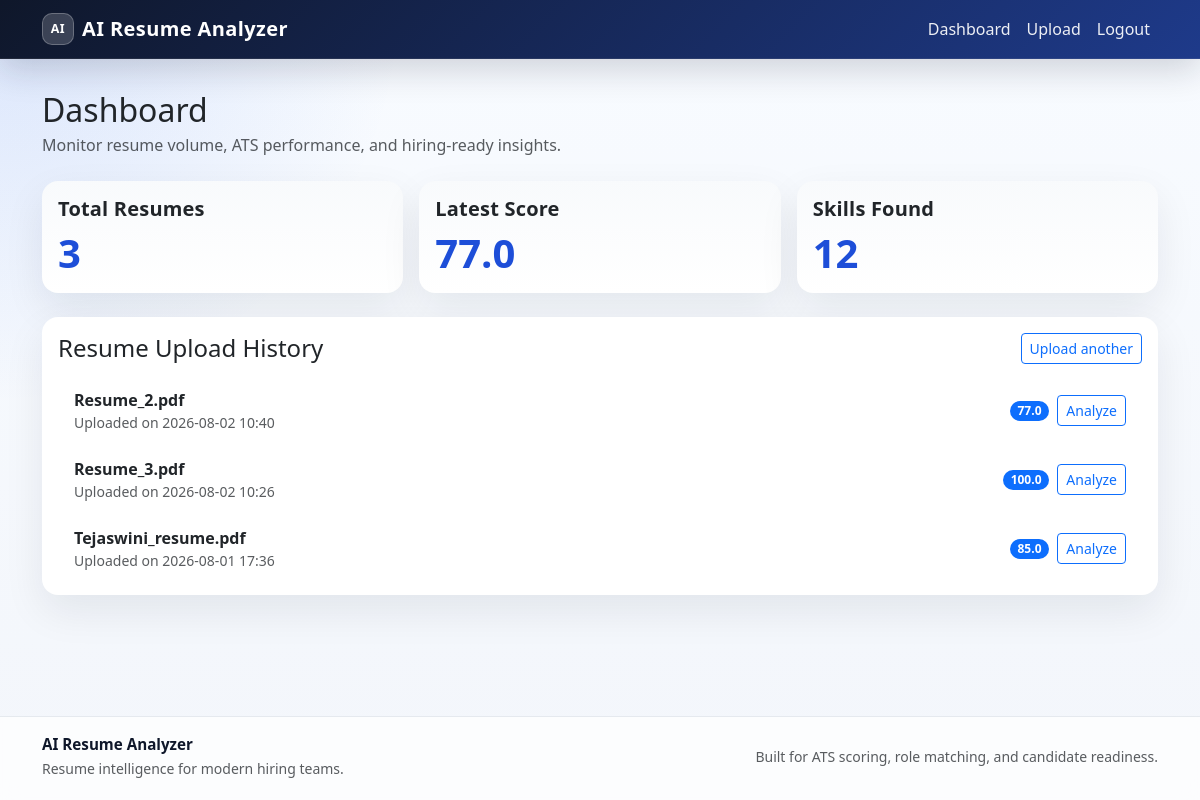
The page /dashboard/ (signed in) on the database its author committed.
### models/resume.py (models this page shows)
class Resume(db.Model):
    __tablename__ = "resumes"
    id = db.Column(db.Integer, primary_key=True)
    user_id = db.Column(db.Integer, db.ForeignKey("users.id"), nullable=False)
    filename = db.Column(db.String(255), nullable=False)
    file_path = db.Column(db.String(500), nullable=False)
    resume_text = db.Column(db.Text, nullable=True)
    name = db.Column(db.String(255), nullable=True)
    email = db.Column(db.String(255), nullable=True)
    phone = db.Column(db.String(120), nullable=True)
    skills = db.Column(db.Text, nullable=True)
    education = db.Column(db.Text, nullable=True)
    experience = db.Column(db.Text, nullable=True)
    projects = db.Column(db.Text, nullable=True)
    certifications = db.Column(db.Text, nullable=True)
    ats_score = db.Column(db.Float, default=0.0)
    upload_date = db.Column(db.DateTime, default=datetime.utcnow, nullable=False)

### routes/dashboard.py (the view)
@dashboard_bp.route("/")
@login_required
def dashboard():
    resumes = Resume.query.filter_by(user_id=current_user.id).order_by(Resume.upload_date.desc()).all()
    latest_resume = resumes[0] if resumes else None
    latest_score = latest_resume.ats_score if latest_resume else 0
    if latest_resume and latest_resume.skills:
        skills_found=len([
            skill.strip()
            for skill in latest_resume.skills.split(",")
            if skill.strip()
        ])
    else:
        skills_found=0
    return render_template(
        "dashboard.html",
        resumes=resumes,
        latest_score=latest_score,
        skills_found=skills_found,
        total_uploaded=len(resumes),
    )

### app.py (called while the page is built)
def create_app(config_name: str = "default") -> Flask:
    app = Flask(__name__)
    app.config.from_object(config[config_name])
    db.init_app(app)
    login_manager.init_app(app)
    csrf.init_app(app)
    with app.app_context():
        db.create_all()
    @login_manager.user_loader
    def load_user(user_id: str):
        return db.session.get(User, int(user_id))
    from routes.auth import auth_bp
    from routes.dashboard import dashboard_bp
    from routes.upload import upload_bp
    from routes.analysis import analysis_bp
    app.register_blueprint(auth_bp)
    app.register_blueprint(dashboard_bp)
    app.register_blueprint(upload_bp)
    app.register_blueprint(analysis_bp)
    @app.route("/")
    def index():
        return render_template("index.html")
    return app

### templates/dashboard.html (shortened to what this page needs)
{% extends 'base.html' %}
{% block content %}
<div class="d-flex justify-content-between align-items-center mb-4 flex-wrap gap-2">
    <div>
        <h2 class="mb-1">Dashboard</h2>
        <p class="text-muted mb-0">Monitor resume volume, ATS performance, and hiring-ready insights.</p>
    </div>
</div>
<div class="row g-3 mb-4">
    <div class="col-md-4">
        <div class="card border-0 rounded-4 h-100 stat-card">
            <div class="card-body">
                <h5 class="card-title">Total Resumes</h5>
                <p class="display-6 mb-0">{{ total_uploaded }}</p>
            </div>
        </div>
    </div>
    <div class="col-md-4">
        <div class="card border-0 rounded-4 h-100 stat-card">
            <div class="card-body">
                <h5 class="card-title">Latest Score</h5>
                <p class="display-6 mb-0">{{ latest_score }}</p>
            </div>
        </div>
    </div>
    <div class="col-md-4">
        <div class="card border-0 rounded-4 h-100 stat-card">
            <div class="card-body">
                <h5 class="card-title">Skills Found</h5>
                <p class="display-6 mb-0">{{ skills_found }}</p>
            </div>
        </div>
    </div>
</div>
<div class="card border-0 rounded-4">
    <div class="card-body">
        <div class="d-flex justify-content-between align-items-center mb-3 flex-wrap gap-2">
            <h4 class="mb-0">Resume Upload History</h4>
            <a class="btn btn-sm btn-outline-primary" href="{{ url_for('upload.upload_resume') }}">Upload another</a>
        </div>
        {% if resumes %}
        <div class="list-group">
            {% for resume in resumes %}
            <div class="list-group-item d-flex justify-content-between align-items-center gap-3 rounded-3 border-0">
                <div>
                    <div class="fw-semibold">{{ resume.filename }}</div>
                    <div class="small text-muted">Uploaded on {{ resume.upload_date.strftime('%Y-%m-%d %H:%M') }}</div>
                </div>
                <div class="d-flex align-items-center gap-2">
                    <span class="badge bg-primary rounded-pill">{{ resume.ats_score }}</span>
                    <a class="btn btn-sm btn-outline-primary" href="{{ url_for('analysis.analysis', resume_id=resume.id) }}">Analyze</a>
                </div>
            </div>
            {% endfor %}
        </div>
        {% else %}
        <p class="text-muted mb-0">No resumes uploaded yet.</p>
        {% endif %}
    </div>
</div>
{% endblock %}

### templates/base.html (shortened to what this page needs)
<!DOCTYPE html>
<html lang="en">
<head>
    <link rel="stylesheet" href="{{ url_for('static', filename='css/styles.css') }}">
    <link href="https://cdn.jsdelivr.net/npm/bootstrap@5.3.3/dist/css/bootstrap.min.css" rel="stylesheet">
</head>
<body>
    <nav class="navbar navbar-expand-lg navbar-dark bg-primary">
        <div class="container">
            <a class="navbar-brand d-flex align-items-center gap-2" href="{{ url_for('index') }}">
                <span class="brand-mark">AI</span>
                <span>AI Resume Analyzer</span>
            </a>
            <div class="collapse navbar-collapse" id="mainNavbar">
                <ul class="navbar-nav ms-auto">
                    {% if current_user.is_authenticated %}
                    <li class="nav-item"><a class="nav-link" href="{{ url_for('dashboard.dashboard') }}">Dashboard</a></li>
                    <li class="nav-item"><a class="nav-link" href="{{ url_for('upload.upload_resume') }}">Upload</a></li>
                    <li class="nav-item"><a class="nav-link" href="{{ url_for('auth.logout') }}">Logout</a></li>
                    {% else %}
                    <li class="nav-item"><a class="nav-link" href="{{ url_for('auth.login') }}">Login</a></li>
                    <li class="nav-item"><a class="nav-link" href="{{ url_for('auth.register') }}">Register</a></li>
                    {% endif %}
                </ul>
            </div>
        </div>
    </nav>
    <main class="container py-4">
        {% block content %}{% endblock %}
    </main>
    <footer class="app-footer">
        <div class="container d-flex justify-content-between align-items-center flex-wrap gap-2">
            <div>
                <div class="footer-brand">AI Resume Analyzer</div>
                <small class="text-muted">Resume intelligence for modern hiring teams.</small>
            </div>
            <small class="text-muted">Built for ATS scoring, role matching, and candidate readiness.</small>
        </div>
    </footer>
</body>
</html>

### static/css/styles.css (style rules this page uses)
body { background: radial-gradient(circle at top left, rgba(37, 99, 235, 0.14), transparent 28%), linear-gradient(180deg, #f8fbff 0%, #f3f6fb 100%); color: #14213d; font-family: "Segoe UI", Roboto, Helvetica, Arial, sans-serif; min-height: 100vh; display: flex; flex-direction: column; }
.navbar { background: linear-gradient(135deg, #0f172a 0%, #1e3a8a 100%) !important; box-shadow: 0 10px 35px rgba(15, 23, 42, 0.18); border-bottom: 1px solid rgba(255, 255, 255, 0.08); }
.navbar-brand { letter-spacing: 0.02em; font-weight: 700; }
.brand-mark { display: inline-flex; align-items: center; justify-content: center; width: 2rem; height: 2rem; border-radius: 10px; background: rgba(255, 255, 255, 0.18); border: 1px solid rgba(255, 255, 255, 0.24); font-size: 0.78rem; font-weight: 800; }
.nav-link { color: rgba(255, 255, 255, 0.92) !important; font-weight: 500; }
main.container { padding-top: 2rem !important; padding-bottom: 3rem !important; flex: 1; }
.app-footer { padding: 1rem 0 1.25rem; border-top: 1px solid rgba(148, 163, 184, 0.22); background: rgba(255, 255, 255, 0.72); backdrop-filter: blur(10px); }
.footer-brand { font-size: 0.95rem; font-weight: 800; color: #0f172a; }
.card { border-radius: 20px; border: 1px solid rgba(148, 163, 184, 0.22); box-shadow: 0 16px 40px rgba(15, 23, 42, 0.08); background: rgba(255, 255, 255, 0.92); }
.card-body { padding: 1.35rem; }
.card-title { color: #0f172a; font-weight: 700; letter-spacing: 0.01em; }
.text-muted { color: #5b6474 !important; }
.stat-card { background: linear-gradient(180deg, rgba(248, 250, 252, 0.98), rgba(255, 255, 255, 0.96)); }
.stat-card .display-6 { color: #1d4ed8; font-weight: 800; }
.list-group-item { background: rgba(248, 250, 252, 0.7); border: 1px solid rgba(203, 213, 225, 0.78) !important; margin-bottom: 0.5rem; }
.list-group-item:last-child { margin-bottom: 0; }
.badge { font-size: 0.78rem; padding: 0.45rem 0.65rem; }
.btn-outline-primary { border-width: 1.5px; font-weight: 600; }

### rows shown on the page
Resume: ats_score "77.0", filename "Resume_2.pdf", upload_date "2026-08-02 10:40"
Resume: filename "Resume_3.pdf", upload_date "2026-08-02 10:26", ats_score "100.0"
Resume: filename "Tejaswini_resume.pdf", upload_date "2026-08-01 17:36", ats_score "85.0"

### other values the page prints
{{ total_uploaded }} "3"
{{ skills_found }} "12"
